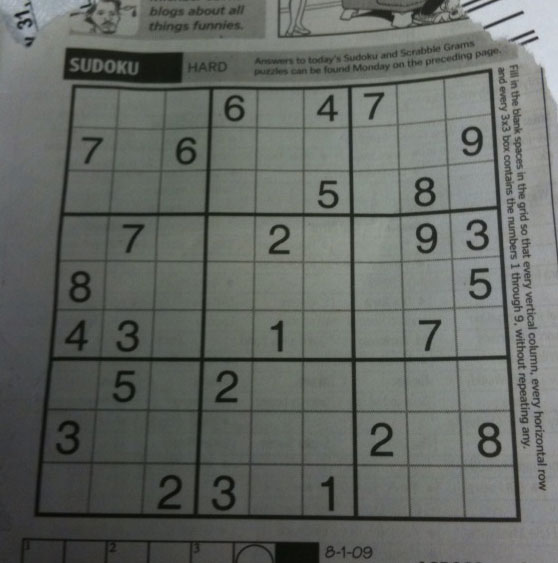
#> input picture images/image3.png, 558 x 563 px
$ python task.py
#> lines starting #> are read from the running program, lines starting #| are printed output that depends on the picture
from pathlib import Path

import cv2
import matplotlib
import numpy as np

matplotlib.use("Agg")
import matplotlib.pyplot as plt


IMAGE_DIR = Path(__file__).resolve().parents[3] / "images"
OUTPUT_DIR = Path(__file__).resolve().parent


def main():
    image_path = IMAGE_DIR / "image3.png"
    source = cv2.imread(str(image_path), cv2.IMREAD_COLOR)
#> source is the input picture: shape (563, 558, 3); mean B, G, R 99.5, 104.1, 100
    if source is None:
        raise FileNotFoundError(f"Could not load input image: {image_path}")
    height, width = source.shape[:2]
#> height = 563; width = 558
    transform = cv2.getRotationMatrix2D((width / 2, height / 2), 15, 1.0)
    transform[:, 2] += (20, -10)
    target = cv2.warpAffine(source, transform, (width, height))
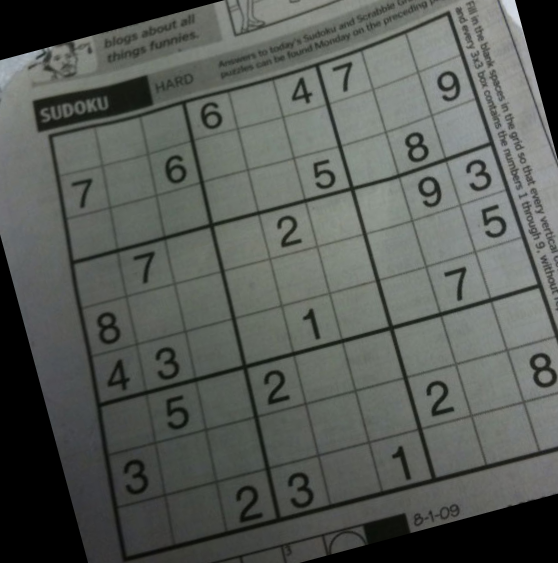
#> target: shape (563, 558, 3); mean B, G, R 86.7, 91.2, 87.3
    source_gray = cv2.cvtColor(source, cv2.COLOR_BGR2GRAY)
    target_gray = cv2.cvtColor(target, cv2.COLOR_BGR2GRAY)

    sift = cv2.SIFT_create()
    source_keypoints, source_descriptors = sift.detectAndCompute(source_gray, None)
#> source_keypoints = 1725 keypoints; strongest (x, y, size): (536, 38, 2.6), (532, 32, 2.7), (521, 13, 2.7), (18, 15, 3.5)
    target_keypoints, target_descriptors = sift.detectAndCompute(target_gray, None)
#> target_keypoints = 1504 keypoints; strongest (x, y, size): (468, 170, 3.7), (540, 362, 5.6), (414, 141, 4.8), (447, 81, 6)
    if source_descriptors is None or target_descriptors is None:
        raise RuntimeError("SIFT could not find descriptors in both images.")
    matcher = cv2.FlannBasedMatcher(
        dict(algorithm=1, trees=5), dict(checks=50)
    )
    pairs = matcher.knnMatch(source_descriptors, target_descriptors, k=2)
#> pairs = 1725 matches
    good_matches = [
        pair[0]
        for pair in pairs
        if len(pair) == 2 and pair[0].distance < 0.7 * pair[1].distance
    ]
#> good_matches = 750 matches
    if len(good_matches) < 4:
        raise RuntimeError(
            f"At least four matches are required to identify outliers; found {len(good_matches)}."
        )

    source_points = np.float32(
        [source_keypoints[match.queryIdx].pt for match in good_matches]
    ).reshape(-1, 1, 2)
#> source_points = 750 rows, first 8: [37.61, 513.6], [51.93, 358.7], [54.86, 363], [55.67, 354.5], [58.41, 446.4], [60.65, 428], [60.65, 428], [62.75, 213.9]
    target_points = np.float32(
        [target_keypoints[match.trainIdx].pt for match in good_matches]
    ).reshape(-1, 1, 2)
#> target_points = 750 rows, first 8: [447.9, 14.03], [72.53, 262.2], [103.7, 408.4], [75.89, 256.5], [128.7, 488.2], [126, 469.6], [126, 469.6], [72.53, 262.2]
    homography, mask = cv2.findHomography(
        source_points, target_points, cv2.RANSAC, 5.0
    )
#> homography = [[0.966, 0.259, -43.42], [-0.259, 0.966, 71.89], [-1.66e-07, 2.57e-07, 1]]; mask = 750 values, max 1 at index 2, min 0 at index 0, mean 0.933
    if homography is None or mask is None:
        raise RuntimeError("RANSAC could not classify the descriptor matches.")

    inlier_matches = [
        match for match, is_inlier in zip(good_matches, mask.ravel()) if is_inlier
    ]
#> inlier_matches = 700 matches
    outlier_matches = [
        match for match, is_inlier in zip(good_matches, mask.ravel()) if not is_inlier
    ]
#> outlier_matches = 50 matches
    panels = (
        cv2.drawMatches(
            source, source_keypoints, target, target_keypoints, inlier_matches, None,
            flags=cv2.DrawMatchesFlags_NOT_DRAW_SINGLE_POINTS,
        ),
        cv2.drawMatches(
            source, source_keypoints, target, target_keypoints, outlier_matches, None,
            flags=cv2.DrawMatchesFlags_NOT_DRAW_SINGLE_POINTS,
        ),
    )
    figure, axes = plt.subplots(2, 1, figsize=(16, 12))
    for axis, panel, title in zip(
        axes,
        panels,
        (f"RANSAC inliers ({len(inlier_matches)})", f"RANSAC outliers ({len(outlier_matches)})"),
    ):
        axis.imshow(cv2.cvtColor(panel, cv2.COLOR_BGR2RGB))
        axis.set_title(title)
        axis.axis("off")
#> this loop made 2 passes
#> title on passes 1 to 2: 'RANSAC inliers (700)', 'RANSAC outliers (50)'
    figure.tight_layout()
    output_path = OUTPUT_DIR / "task7_manual_ransac_inliers_outliers.jpg"
    figure.savefig(output_path, dpi=120, bbox_inches="tight")
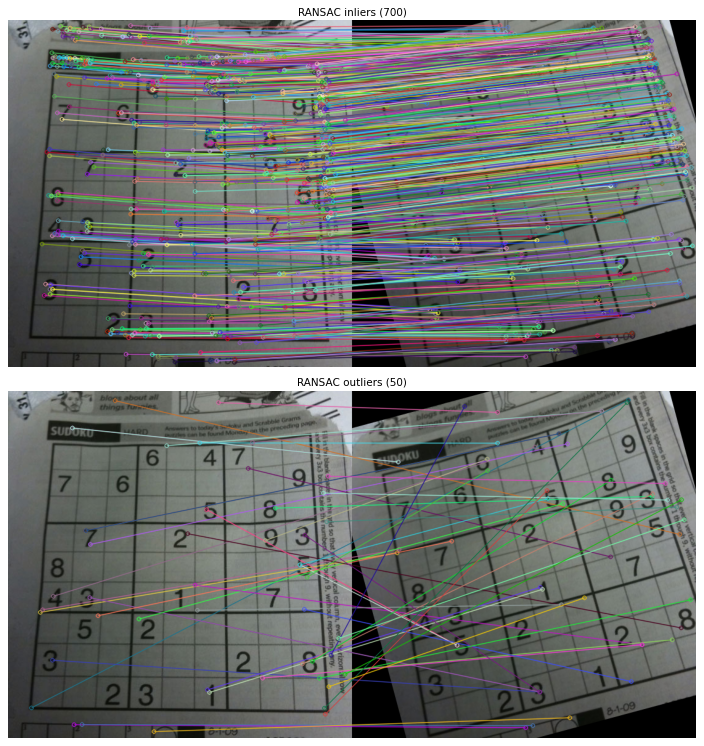
#> figure drawn by matplotlib, 2 panels
    plt.close(figure)
    print(f"RANSAC inliers: {len(inlier_matches)}")
#| RANSAC inliers: 700
    print(f"RANSAC outliers: {len(outlier_matches)}")
#| RANSAC outliers: 50
    print(f"Saved visualization to {output_path}")


if __name__ == "__main__":
    main()

$ run again, with images/building.jpg saved as images/image3.png
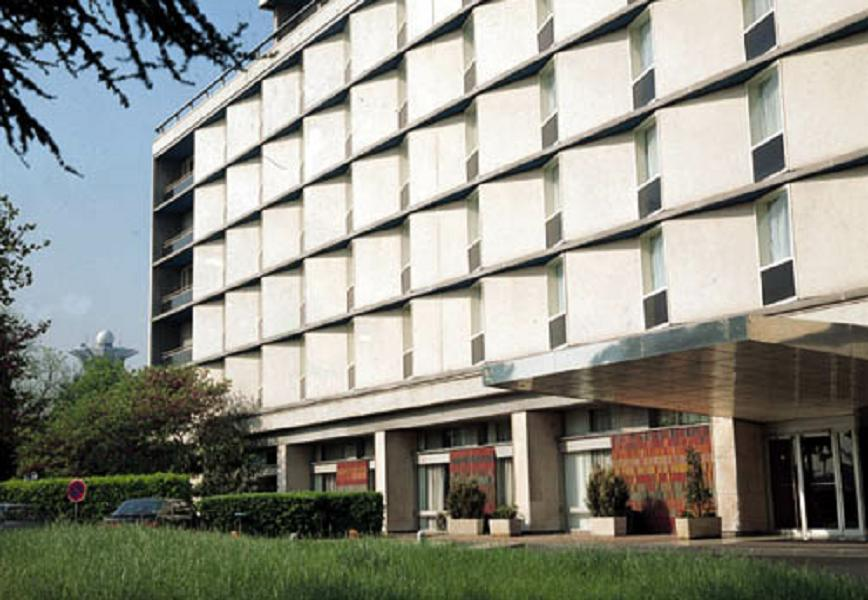
#> input picture images/building.jpg, 868 x 600 px
#> in main, source is the input picture: shape (600, 868, 3); mean B, G, R 133.7, 143.6, 142.9
#> in main, `target_gray = cv2.cvtColor(target, cv2.COLOR_BGR2GRAY)`:
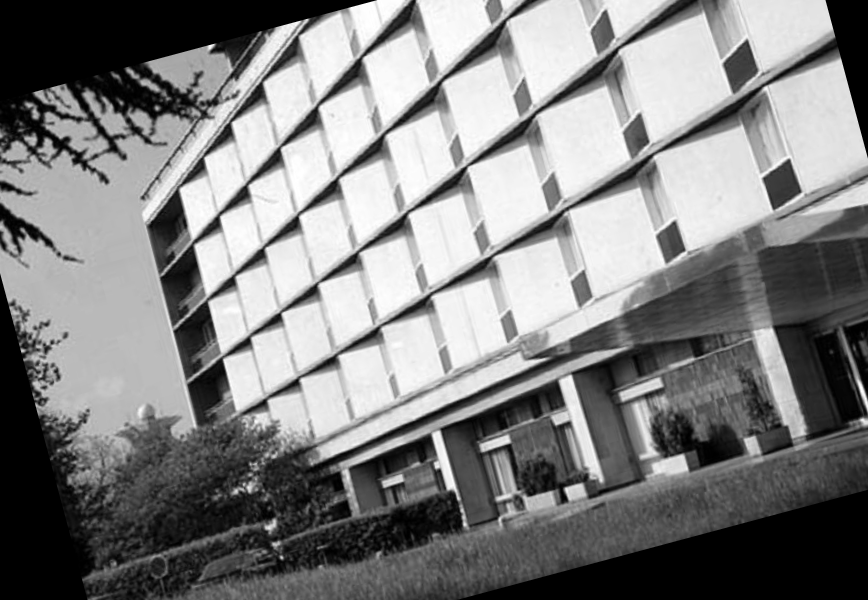
#> target_gray: shape (600, 868); min 0, max 255, mean 128.8
#> source_keypoints = 4566 keypoints; strongest (x, y, size): (219, 176, 10.5), (254, 154, 11.5), (294, 197, 11.8), (294, 128, 12.2)
#> target_keypoints = 3812 keypoints; strongest (x, y, size): (210, 47, 3.6), (214, 226, 10.5), (242, 196, 11.5), (293, 226, 11.8)
#> pairs = 4566 matches
#> good_matches = 2802 matches
#> source_points = 2802 rows, first 8: [4.02, 321.2], [4.74, 332.6], [4.82, 359.3], [5.44, 249.4], [5.63, 318.8], [5.63, 318.8], [6.33, 226.2], [6.61, 323.8]
#> target_points = 2802 rows, first 8: [43.77, 422], [47.71, 432.7], [54.81, 458.5], [26.91, 352.2], [45.17, 419], [45.17, 419], [21.85, 329.3], [47.23, 423.7]
#> homography = [[0.966, 0.259, -42.94], [-0.259, 0.966, 112.6], [2.81e-08, 7.67e-08, 1]]; mask = 2802 values, max 1 at index 0, min 0 at index 68, mean 0.97
#> inlier_matches = 2719 matches
#> outlier_matches = 83 matches
#> the loop in main, `for axis, panel, title in zip( axes, panels, (f"RANSAC inliers ({len(i..` made 2 passes
#> title on passes 1 to 2: 'RANSAC inliers (2719)', 'RANSAC outliers (83)'
#> in main, `figure.savefig(output_path, dpi=120, bbox_inches="tight")`:
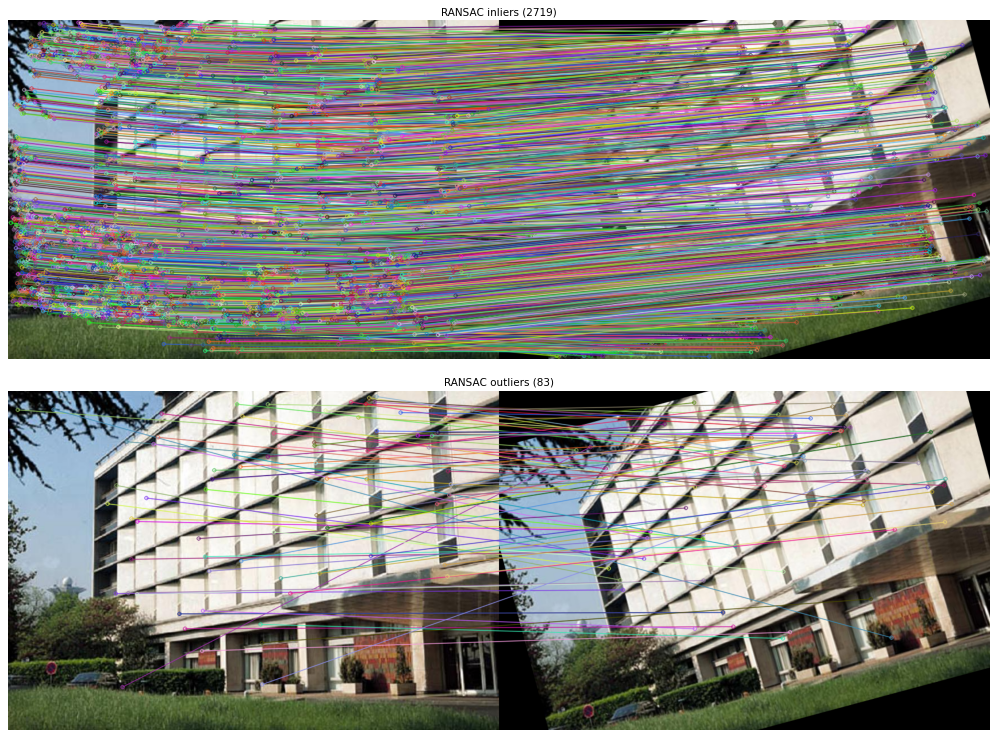
#> figure drawn by matplotlib, 2 panels
#| RANSAC inliers: 2719
#| RANSAC outliers: 83
